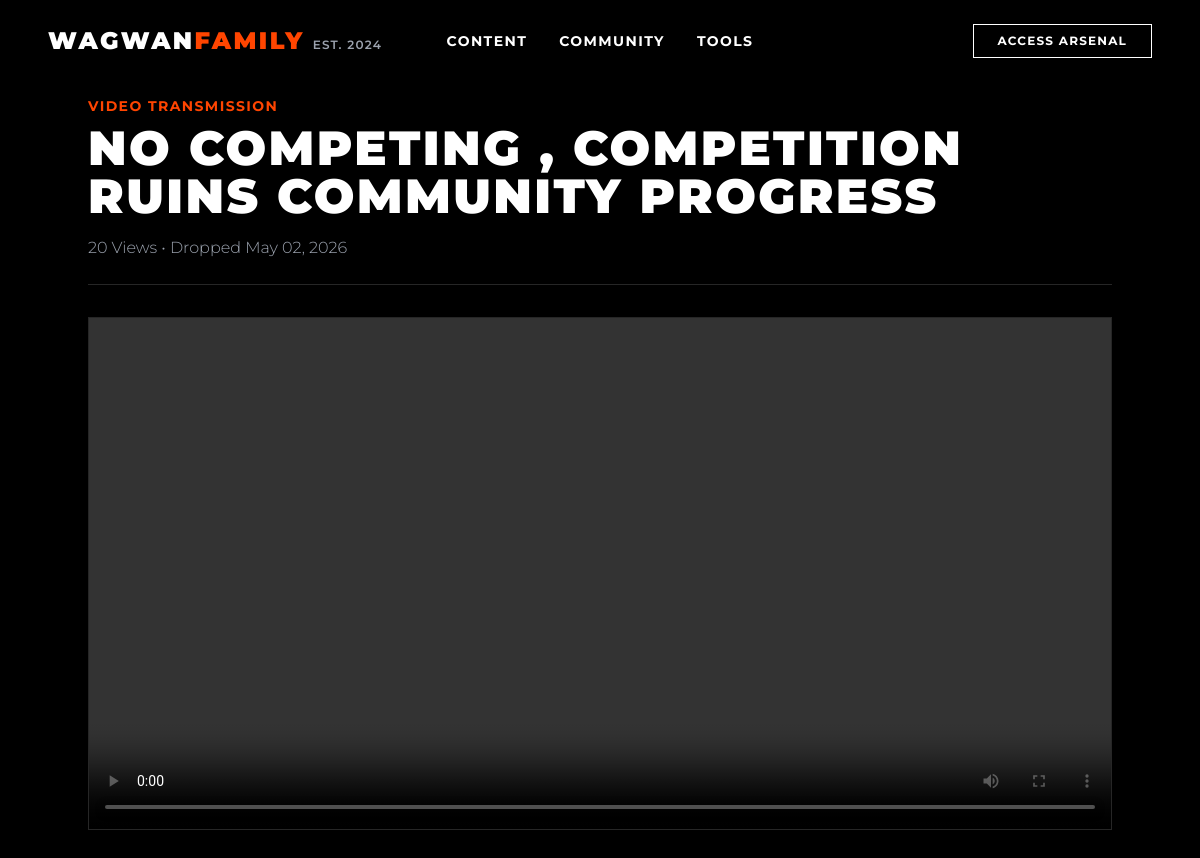
/content/1/, run on the app's committed database.
### core/models.py (models this page shows, shortened)
class Article(models.Model):
    CONTENT_TYPES = (('article', 'Article'), ('video', 'Video Transmission'))
    STATUS_CHOICES = (('draft', 'Draft'), ('published', 'Published'))
    title = models.CharField(max_length=255)
    slug = models.SlugField(max_length=255, unique=True, blank=True)
    category = models.ForeignKey(Category, on_delete=models.SET_NULL, null=True, blank=True, related_name='articles')
    author = models.ForeignKey(User, on_delete=models.CASCADE, related_name='articles')
    content_type = models.CharField(max_length=255, choices=CONTENT_TYPES, default='article')
    status = models.CharField(max_length=255, choices=STATUS_CHOICES, default='draft')
    cover_image = models.ImageField(upload_to='covers/', blank=True, null=True)
    video_file = models.FileField(upload_to='videos/', blank=True, null=True)
    video_url = models.URLField(blank=True, null=True, help_text="YouTube/Vimeo embed link")
    content = models.TextField(blank=True, null=True)
    is_premium = models.BooleanField(default=False)
    views_count = models.PositiveIntegerField(default=0)
    created_at = models.DateTimeField(auto_now_add=True)
    updated_at = models.DateTimeField(auto_now=True)

### core/views.py (the view, shortened to what this page needs)
# urls.py: path('content/<int:article_id>/', views.article_detail, name='article_detail'),
def article_detail(request, article_id):
    article = get_object_or_404(Article, id=article_id)
    can_access = True
    if can_access:
        Article.objects.filter(id=article_id).update(views_count=F('views_count') + 1)
    return render(request, 'article_detail.html', {
        'article': article,
        'can_access': can_access
    })

### templates/article_detail.html (shortened to what this page needs)
{% extends 'base.html' %}
{% load static %}
{% block content %}
<section class="py-24 bg-black min-h-screen px-4">
    <div class="max-w-5xl mx-auto">
        <div class="mb-8 border-b border-neutral-800 pb-6">
            <span class="text-[#FF4500] font-bold uppercase tracking-widest text-sm mb-2 block">
                {% if article.category %}{{ article.category.name }}{% else %}{{ article.get_content_type_display }}{% endif %}
            </span>
            <h1 class="text-4xl md:text-5xl font-black uppercase tracking-wider text-white mb-4">
                {{ article.title }}
            </h1>
            <p class="text-gray-400 font-light">{{ article.views_count }} Views • Dropped {{ article.created_at|date:"M d, Y" }}</p>
        </div>
        <div class="w-full bg-neutral-900 border border-neutral-800 mb-12 overflow-hidden">
            {% if can_access %}
                {% if article.content_type == 'video' and article.video_file %}
                    <video controls controlsList="nodownload" class="w-full h-auto block">
                        <source src="{{ article.video_file.url }}" type="video/mp4">
                    </video>
                {% elif article.cover_image %}
                    <img src="{{ article.cover_image.url }}" alt="{{ article.title }}" class="w-full h-auto block">
                {% else %}
                    <div class="p-12 text-center">
                        <p class="text-gray-500 uppercase tracking-widest text-sm">Transmission loaded. Read below.</p>
                    </div>
                {% endif %}
            {% endif %}
        </div>
    </div>
</section>
{% endblock content %}

### templates/base.html (style rules this page uses)
body { font-family: 'Montserrat', sans-serif; }

### data on the page
Article: content_type "VIDEO TRANSMISSION", title "NO COMPETING , COMPETITION RUINS COMMUNITY PROGRESS", views_count "20", created_at "May 02, 2026"
